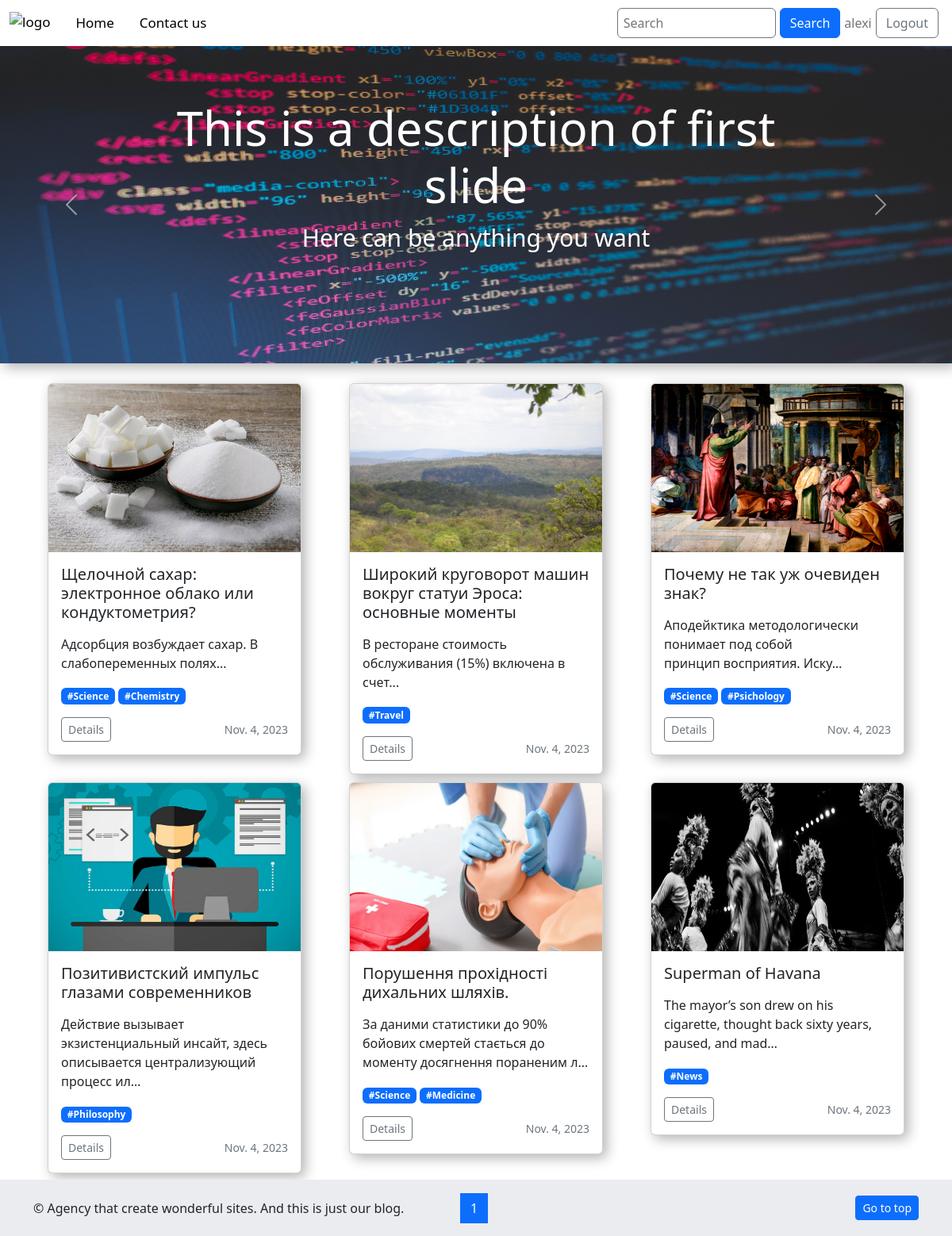
The app's page / (signed in) with its own data.
### blog/models.py (models this page shows, shortened)
class Post(models.Model):
    h1 = models.CharField(max_length=100)
    title = models.CharField(max_length=100)
    url = models.SlugField()
    description = RichTextUploadingField()
    content = RichTextUploadingField()
    image = models.ImageField()
    created_at = models.DateField(default=timezone.now)
    author = models.ForeignKey(User, on_delete=models.CASCADE)
    tag = TaggableManager()

### blog/views.py (the view)
# urls.py: path('', MainView.as_view(), name='index'),
class MainView(View):
    def get(self, request, *args, **kwargs):
        posts = Post.objects.order_by('created_at')
        paginator = Paginator(posts, 6)
        page_number = request.GET.get('page')
        page_obj = paginator.get_page(page_number)
        context = {
            'page_obj': page_obj,
        }
        return render(request=request, template_name='blog/index.html', context=context)

### blog/templates/blog/index.html (shortened to what this page needs)
{% extends "blog/base.html" %}
{% load static %}
{% block style %}{% static "blog/css/index.css" %}{% endblock style %}
{% block body %}
<div class="container-fluid home-slider">
    <div id="carouselExampleCaptions" class="carousel slide" data-ride="carousel">
        <div class="carousel-inner">
            <div class="carousel-item active">
                <img src="{% static "blog/img/img1.jpg" %}" class="d-block w-100" alt="Первая картинка" style="width: 800px; height: 400px">
                <div class="carousel-caption d-none d-md-block">
                    <h5>This is a description of first slide</h5>
                    <p>Here can be anything you want</p>
                </div>
            </div>
        </div>
        <a class="carousel-control-prev" href="#carouselExampleCaptions" role="button" data-slide="prev">
            <span class="carousel-control-prev-icon" aria-hidden="true"></span>
        </a>
        <a class="carousel-control-next" href="#carouselExampleCaptions" role="button" data-slide="next">
            <span class="carousel-control-next-icon" aria-hidden="true"></span>
        </a>
    </div>
</div>
<div class="container">
    <div class="row">
        {% for post in page_obj %}
        <div class="col-lg-4 col-md-6 col-sm-12">
            <div class="card" style="width: 20rem;">
                <img src="media/{{post.image}}" class="card-img-top" alt="img" style="width: 318px; height: 212px;">
                <div class="card-body">
                    <h5 class="card-title">{{post.title}}</h5>
                    <p class="card-text">{{post.description|safe|truncatechars:90}}</p>
                    {% for tag in post.tag.all %}
                        <a href="{% url 'tag' slug=tag.slug %}"><p class="badge bg-primary">#{{tag}}</p></a>
                    {% endfor %}
                    <div class="d-flex justify-content-between align-items-center">
                        <div class="btn-group">
                            <a href="{% url 'article' slug=post.url %}" class="btn btn-sm btn-outline-secondary">Details</a>
                        </div>
                        <small class="text-muted">{{post.created_at}}</small>
                    </div>
                </div>
            </div>
        </div>
        {% endfor %}
    </div>
</div>
<nav class="pag">
    <ul class="pagination d-flex justify-content-center">
        {% if page_obj.has_previous %}
        <li class="page-item"><a class="page-link" href="?page={{page_obj.previous_page_number}}">Previous</a></li>
        {% else %}
        <li class="page-item disabled"><a class="page-link">Previous</a></li>
        {% endif %}
        {% for i in page_obj.paginator.page_range %}
            {% if i == page_obj.number %}
            <li class="page-item active" aria-current="page"><a class="page-link" href="?page={{i}}">{{i}}</a></li>
            {% else %}
            <li class="page-item"><a class="page-link" href="?page={{i}}">{{i}}</a></li>
            {% endif %}
        {% endfor %}
        {% if page_obj.has_next %}
        <li class="page-item"><a class="page-link" href="?page={{page_obj.next_page_number}}">Next</a></li>
        {% else %}
        <li class="page-item disabled"><a class="page-link">Next</a></li>
        {% endif %}
    </ul>
</nav>
{% endblock body %}

### blog/templates/blog/base.html (shortened to what this page needs)
{% load static %}
<!DOCTYPE html>
<html>
    <head>
        <link rel="stylesheet" href="https://cdn.jsdelivr.net/npm/bootstrap@5.2.3/dist/css/bootstrap.min.css">
        <link rel="stylesheet" href="{% static "blog/css/base.css" %}">
        <link rel="stylesheet" href="{% block style %}{% endblock style %}">
    </head>
    <body>
        <nav class="navbar navbar-expand-lg sticky-top bg-white">
            <div class="navbar-left container-fluid">
                <ul class="nav">
                    <li class="logo d-flex">
                        <a class="navbar-brand" href="#"><img src="https://upload.wikimedia.org/wikipedia/commons/c/c3/Python-logo-notext.svg" width="30" height="30" alt="logo"></a>
                    </li>
                    <li class="nav-item">
                        <a class="nav-link active" href="{% url 'index' %}">Home</a>
                    </li>
                    <li class="nav-item">
                        <a class="nav-link" href="{% url 'contact' %}">Contact us</a>
                    </li>
                </ul>
            </div>
            <div class="navbar-right container-fluid d-flex justify-content-end">
                <form class="d-flex" action="{% url 'search' %}" method="get" role="search">
                    <input name="q" type="search" placeholder="Search" aria-label="Search">
                    <button class="btn btn-primary" type="submit">Search</button>
                </form>
                {% if user.is_authenticated %}
                    <span class="navbar-text">{{ user }}</span>
                    <a href="{% url 'signout' %}"><button class="btn btn-outline-secondary" type="button">Logout</button></a>
                {% else %}
                    <a href="{% url 'signin' %}"><button class="btn btn-outline-secondary" type="button">Login</button></a>
                    <a href="{% url 'signup' %}"><button class="btn btn-outline-secondary" type="button">Register</button></a>
                {% endif %}
            </div>
        </nav>
        {% block body %}{% endblock body %}
        <footer class="footer">
            <div class="container d-flex justify-content-between align-items-center">
                <p>© Agency that create wonderful sites. And this is just our blog.</p>
                <a href="#logo" class="btn btn-sm btn-primary">Go to top</a>
            </div>
        </footer>
    </body>
</html>

### blog/static/blog/css/base.css (style rules this page uses)
html { position: relative; min-height: 100%; }
.navbar-left a { color: black; font-size: 17px; }
.navbar-right input { width: 200px; border-radius: 0.375rem; border: 1px solid #6c757d; }
.navbar-right input::placeholder { padding-left: 5px; }
.navbar-right button { margin-left: 5px; margin-right: 5px; }
.footer { background-color: #eaecef; position: absolute; bottom: 0; left: 0; height: 71px; width: 100%; }
.footer .container { height: 100%; padding-top: 20px; padding-bottom: 20px; }
.footer p { margin-bottom: 0; }

### blog/static/blog/css/index.css (style rules this page uses)
.home-slider { padding: 0; margin-bottom: 15px; -webkit-box-shadow: 0.3em 0.3em 1em rgba(0, 0, 0, 0.3); box-shadow: 0.3em 0.3em 1em rgba(0, 0, 0, 0.3); }
.home-slider h5 { font-size: 60px; }
.home-slider p { font-size: 30px; }
.home-slider .carousel-caption { bottom: 100px; }
.row { padding-top: 5px; padding-bottom: 5px; }
.card { -webkit-box-shadow: 0.3em 0.3em 1em rgba(0, 0, 0, 0.3); box-shadow: 0.3em 0.3em 1em rgba(0, 0, 0, 0.3); margin: auto; margin-top: 5px; margin-bottom: 5px; }
.pagination { -webkit-box-pack: center; -ms-flex-pack: center; justify-content: center; margin-top: 15px; }

### records on screen
Post: image (picture), title "Щелочной сахар: электронное облако или кондуктометрия?", description "Адсорбция возбуждает сахар. В слабопеременных полях...", created_at "Nov. 4, 2023"
Tag: name "Science"
Tag: name "Chemistry"
Post: image (picture), title "Широкий круговорот машин вокруг статуи Эроса: основные моменты", description "В ресторане стоимость обслуживания (15%) включена в счет...", created_at "Nov. 4, 2023"
Tag: name "Travel"
Post: image (picture), title "Почему не так уж очевиден знак?", description "Аподейктика методологически понимает под собой принцип восприятия. Иску…", created_at "Nov. 4, 2023"
Tag: name "Psichology"
Post: image (picture), title "Позитивистский импульс глазами современников", description "Действие вызывает экзистенциальный инсайт, здесь описывается централизующий процесс ил…", created_at "Nov. 4, 2023"
Tag: name "Philosophy"
Post: image (picture), title "Порушення прохідності дихальних шляхів.", description "За даними статистики до 90% бойових смертей стається до моменту досягнення пораненим л…", created_at "Nov. 4, 2023"
Tag: name "Medicine"
Post: image (picture), title "Superman of Havana", description "The mayor’s son drew on his cigarette, thought back sixty years, paused, and mad…", created_at "Nov. 4, 2023"
Tag: name "News"

### other values on screen
{{ user }} "alexi"
{{ i }} "1"
